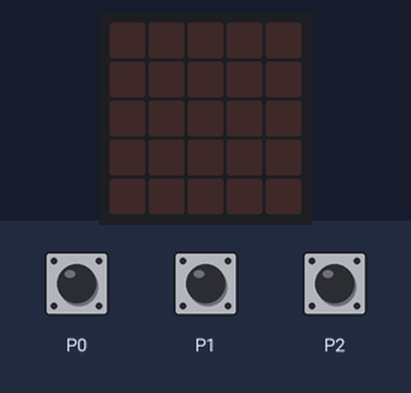
The program below on a simulated BBC micro:bit (MakeCode). On the bench: the board's 5×5 LED display. The inputs (shaded band) are chosen by the test bench. Random numbers come from a fixed seed; the 48×5 strip is a reading aid, not a part: it shows the text the display is scrolling, unrolled, one strip-width of it at a time.

Above: at 1.2 s.
1.3 s: touch pin P0 pressed for 0.15 s
At 2.0 s:
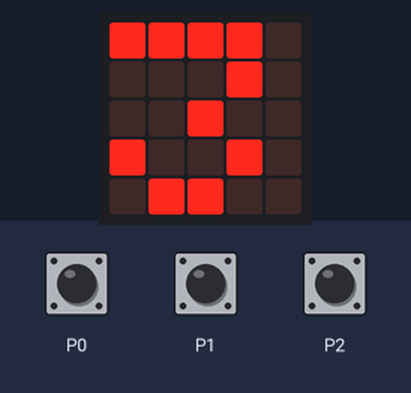
At 14.9 s:
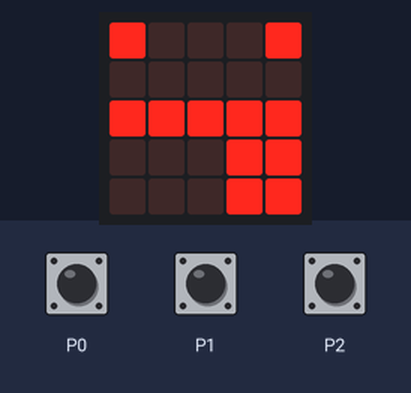
Timing chart, 0 to 15.7 s (numbered marks = the images above; inputs shaded):
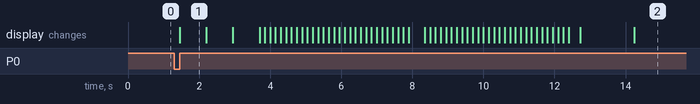

Measured:
- after the input at 1.3 s, the display: changes after 0.15 s (image 1)
- what the display in image 1 shows lasts 0.7 s, from 1.5 s to 2.2 s

The program:

main.ts
```typescript
let caxote = 0
input.onPinPressed(TouchPin.P0, function () {
    basic.showNumber(3)
    basic.showNumber(2)
    basic.showNumber(1)
    basic.showString("auau miau")
    basic.pause(randint(1000, 5000))
    basic.showIcon(IconNames.Silly)
    basic.pause(1000)
    basic.clearScreen()
})
input.onPinPressed(TouchPin.P2, function () {
    caxote += 1
    basic.showLeds(`
        . . # # #
        . . # # #
        . . # # #
        . . . . #
        . . . . #
        `)
    basic.pause(1000)
    basic.clearScreen()
})
input.onPinPressed(TouchPin.P1, function () {
    basic.showLeds(`
        # # # . .
        # # # . .
        # # # . .
        # . . . .
        # . . . .
        `)
    basic.pause(1000)
    basic.clearScreen()
})
basic.forever(function () {

})
```

test.ts
```typescript
// testes vão aqui; isto não será compilado quando este pacote for usado como uma extensão.
```
